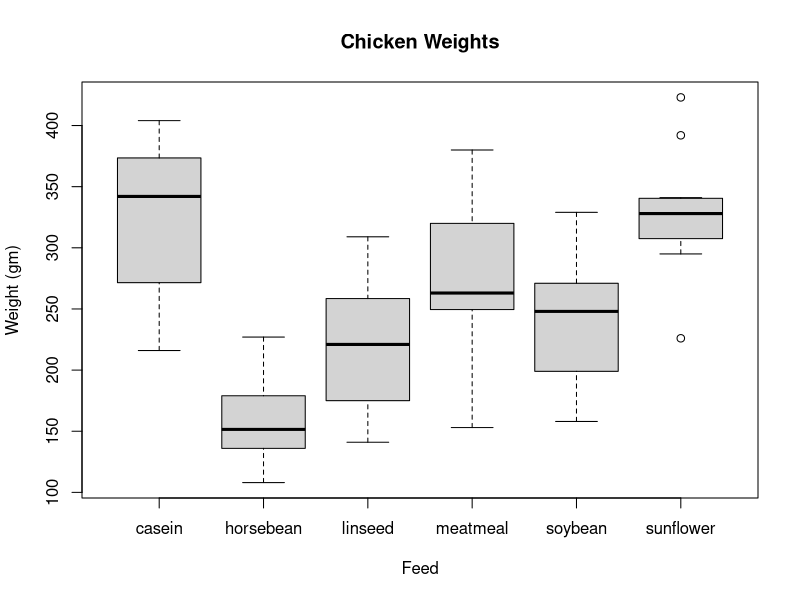

Write R code to recreate this figure.
#Question 1 
boxplot(weight~feed,data=chickwts, main="Chicken Weights",
        ylab="Weight (gm)", xlab="Feed") 

#Question 2
library(datasets)
library(dplyr)
data(iris)
summary(iris)
names(iris) <- tolower(names(iris))

iris.mean <- data.frame(aggregate(cbind(petal.length, petal.width, sepal.length, sepal.width) ~ iris$species,
          data = iris,
          mean
))

print(iris.mean)
